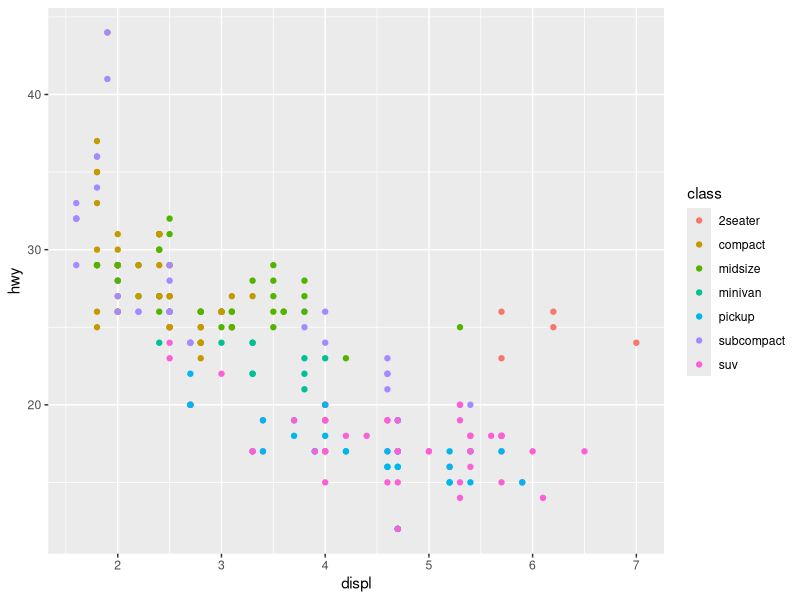
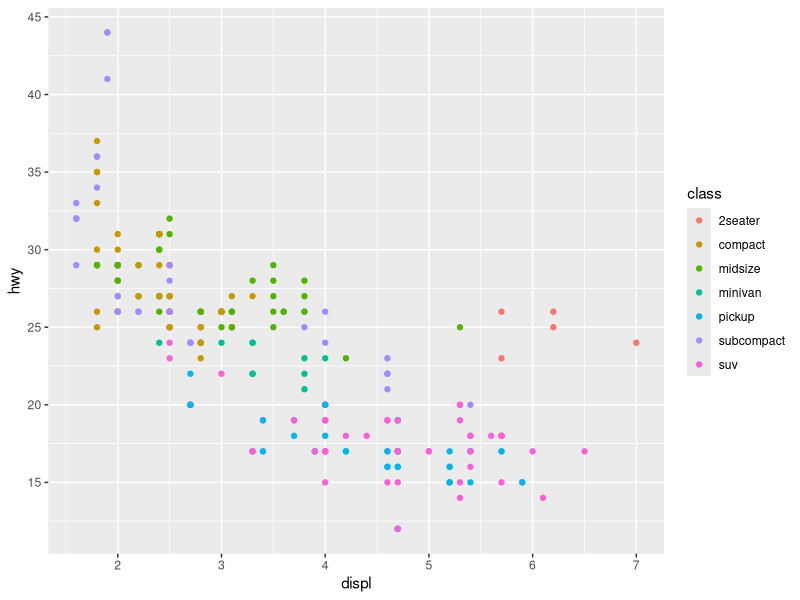
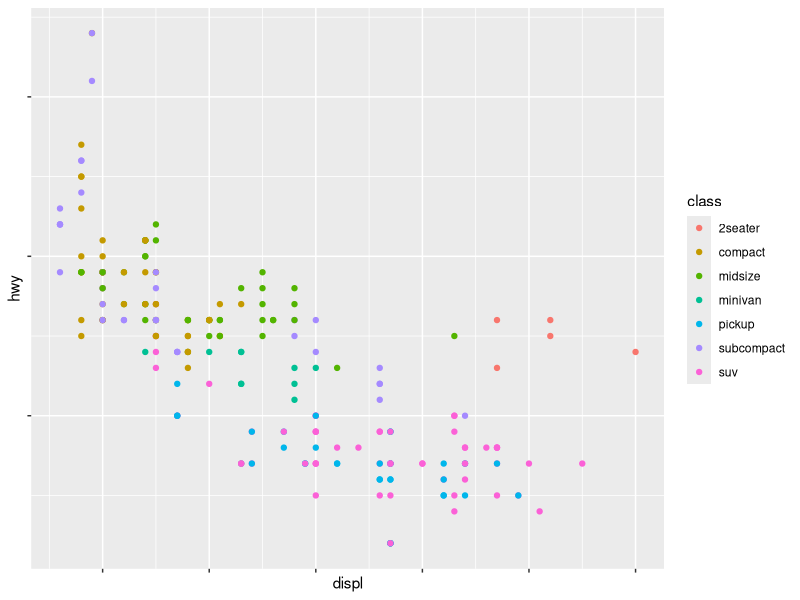
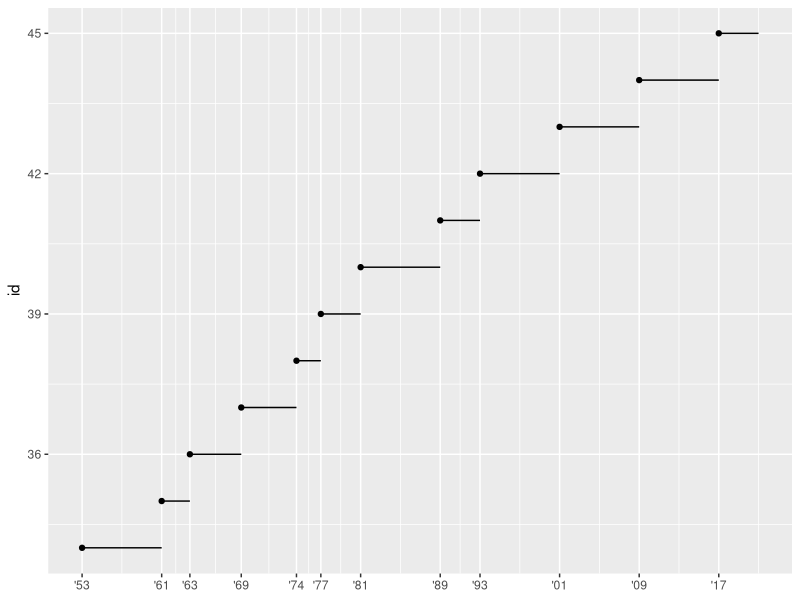
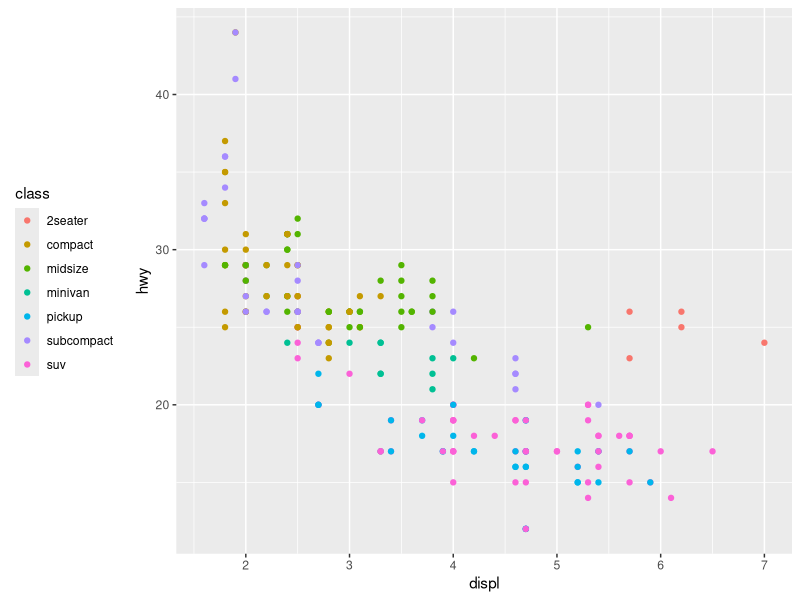
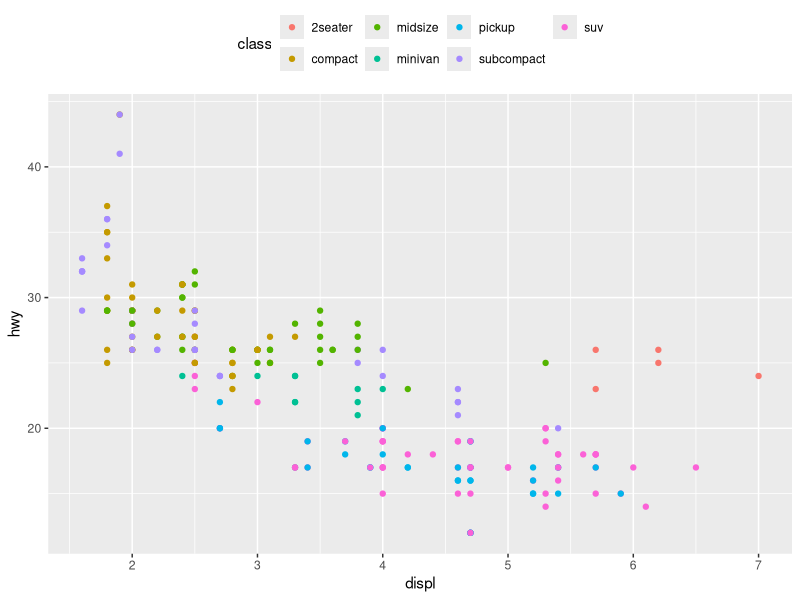
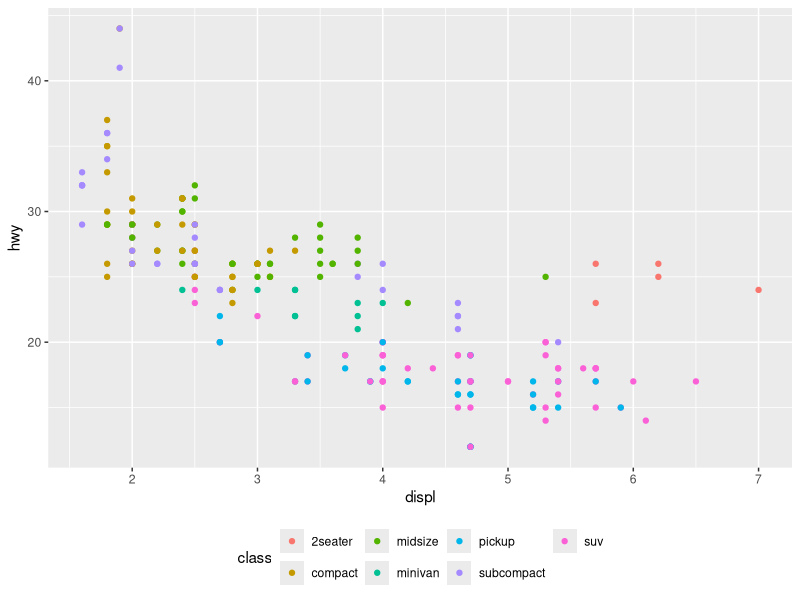
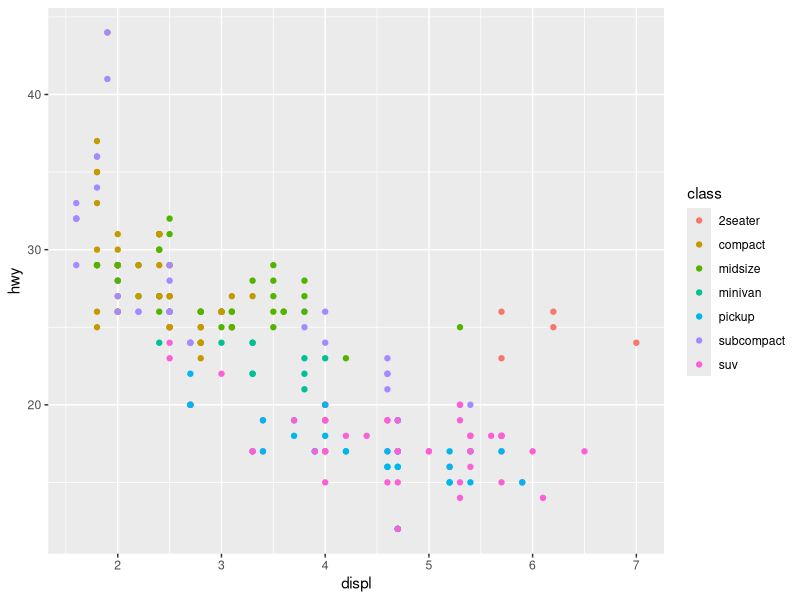

Generate these figures, in order, with R:
## ---- chunk 1
library(tidyverse)
ggplot(mpg,aes(displ, hwy))+
  geom_point(aes(colour=class))

library(tidyverse)
ggplot(mpg,aes(displ, hwy))+
  geom_point(aes(colour=class))+
  scale_y_continuous(breaks = seq(15,50,by=5))

library(tidyverse)
ggplot(mpg,aes(displ, hwy))+
  geom_point(aes(colour=class))+
  scale_x_continuous(labels = NULL)+
  scale_y_continuous(labels = NULL)
## ---- chunk 2
presidential %>%
  mutate(id = 33 + row_number()) %>%
  ggplot(aes(start, id)) +
    geom_point() +
    geom_segment(aes(xend = end, yend = id)) +
    scale_x_date(NULL, breaks = presidential$start, date_labels = "'%y")
## ---- chunk 3
base <- ggplot(mpg, aes(displ, hwy)) +
  geom_point(aes(colour = class))

base + theme(legend.position = "left")
base + theme(legend.position = "top")
base + theme(legend.position = "bottom")
base + theme(legend.position = "right") # the default
## ---- chunk 4
ggplot(mpg,aes(displ,hwy))+
  geom_point(aes(color=class))+
  geom_smooth(se=F)+
  theme(legend.position = "bottom")+
  guides(color=guide_legend(nrow=1,override.aes = list(size = 4)))
## ---- chunk 5
ggplot(diamonds, aes(log10(carat), log10(price))) +
  geom_point()

ggplot(diamonds, aes(log10(carat), log10(price))) +
  geom_bin2d()
## ---- chunk 6
ggplot(diamonds, aes(carat, price)) +
  geom_bin2d() + 
  scale_x_log10()+
  scale_y_log10()
## ---- chunk 7
ggplot(mpg,aes(displ,hwy))+
  geom_point(aes(color=drv))

ggplot(mpg,aes(displ,hwy))+
  geom_point(aes(color=drv))+
  scale_color_brewer(palette = "Set1")

ggplot(mpg,aes(displ,hwy))+
  geom_point(aes(color=drv))+
  scale_color_brewer(palette = "Set2")

ggplot(mpg,aes(displ,hwy))+
  geom_point(aes(color=drv,shape=drv))+
  scale_color_brewer(palette = "Set2")
## ---- chunk 8
presidential%>%
  mutate(id=33+row_number())%>%
  ggplot(aes(start,id,color=party))+
  geom_point()+
  geom_segment(aes(xend=end,yend=id))+
  scale_color_manual(values = c(Republican = "red", Democratic = "blue"))
## ---- chunk 9
df <- tibble(
  x=rnorm(10000),
  y=rnorm(10000)
)

ggplot(df,aes(x,y))+
  geom_hex()+
  coord_fixed()

ggplot(df, aes(x, y)) +
  geom_hex() +
  viridis::scale_fill_viridis() +
  coord_fixed()

ggplot(df, aes(x, y)) +
  geom_hex() +
  scale_color_gradient(low = "white",high = "red")+
  coord_fixed()
## ---- chunk 10
df <- tibble(
  x=rnorm(10000),
  y=rnorm(10000)
)

ggplot(df, aes(x, y)) +
  geom_point(aes(color=x))+
  scale_colour_gradient(low = "white", high = "red") +
  coord_fixed()

ggplot(df, aes(x, y)) +
  geom_hex()+
  scale_colour_gradient(low = "white", high = "red") +
  coord_fixed()

## ---- chunk 11
ggplot(diamonds, aes(carat, price)) +
  geom_point(aes(colour = cut), alpha = 1/20)+
  guides(colour = guide_legend( override.aes = list(size = 4,alpha=1)))
